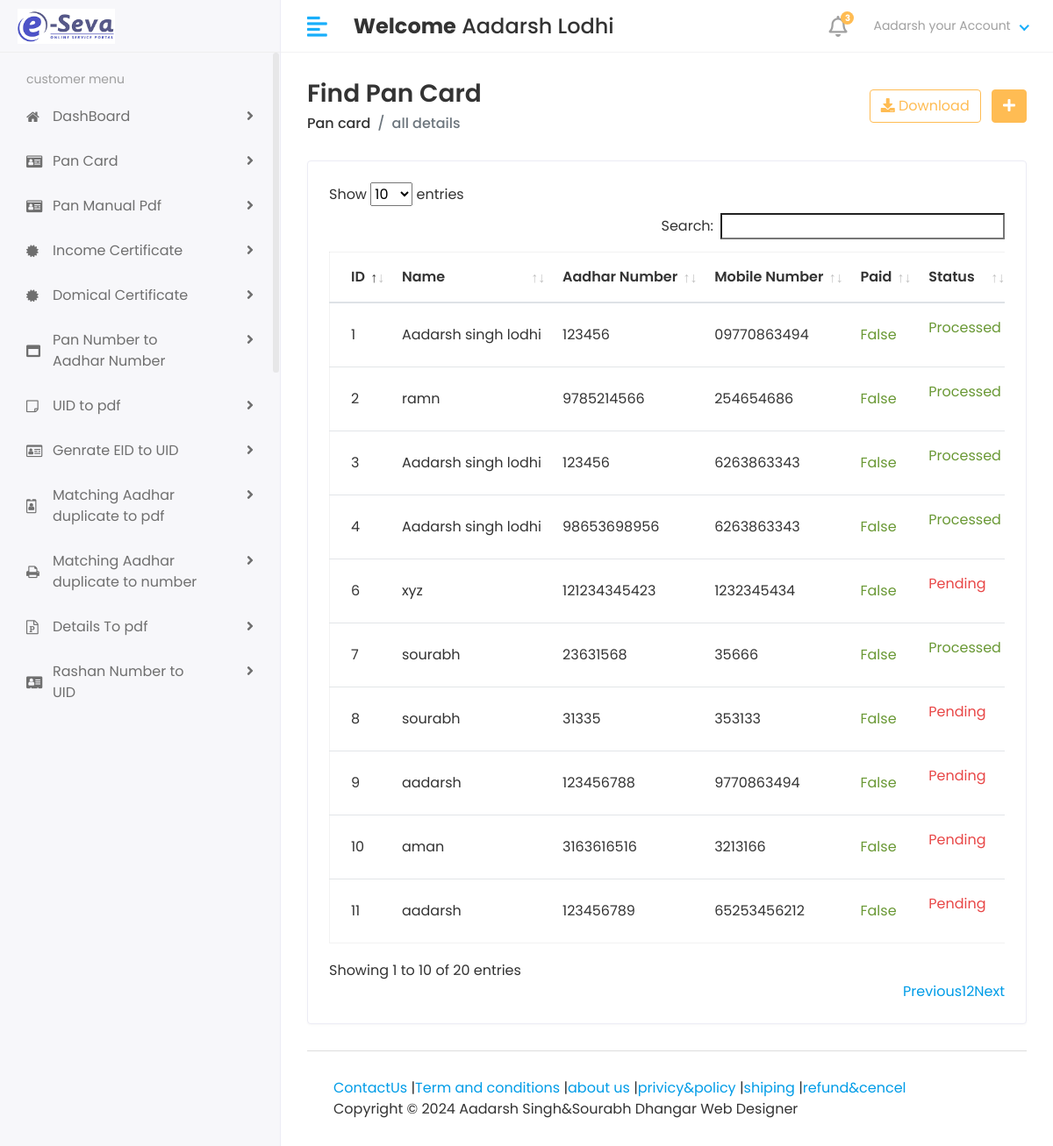
The page /all/pan/list (signed in) on the database its author committed.
### myapp/models.py (models this page shows, shortened)
class CustomUser(AbstractUser):
    USER_TYPES = (
        (1, 'Admin'),
        (2, 'Customer'),
    )
    user_type = models.IntegerField(choices=USER_TYPES, default=1)
    profile_pic = models.ImageField(upload_to="media/profile_pic")

class FindPanCard(models.Model):
    customer_id = models.ForeignKey(Customer, on_delete=models.CASCADE)
    name = models.CharField(max_length=50)
    aadhar_number = models.CharField(max_length=12)
    mobile_number = models.CharField(max_length=12)
    prev_date = models.DateField(null=True, default=None)
    is_valid=models.BooleanField(null=True,default=None)
    status=models.IntegerField(default=0)
    pan_number=models.CharField(max_length=12)
    order_id=models.CharField(max_length=100,blank=True)
    payment_id=models.CharField(max_length=100,blank=True)
    paid=models.BooleanField(default=False,blank=True)

### myproject/adminviews.py (the view)
# urls.py: path('all/pan/list',adminviews.view_all_pan_number_list,name='all_pan_number_list'),
@login_required(login_url='/')
def view_all_pan_number_list(request):
    customer=FindPanCard.objects.all()
    current_date = date.today()
    for c in customer:
        if c.prev_date:
            c.days = (current_date - c.prev_date).days
            if c.days>=7:
                c.is_valid=True
            c.save()
    return render(request,'Admin/findpancardlist.html',{'customer':customer})

### templates/Admin/findpancardlist.html (shortened to what this page needs)
{% extends "base.html" %}
{% block content %}
    <div class="content container-fluid">
       <div class="page-header">
          <div class="row align-items-center">
             <div class="col">
                <h3 class="page-title">Find Pan Card </h3>
                <ul class="breadcrumb">
                   <li class="breadcrumb-item"><a href="index.html">Pan card</a></li>
                   <li class="breadcrumb-item active">all details</li>
                </ul>
             </div>
             <div class="col-auto text-right float-right ml-auto">
                <a href="#" class="btn btn-outline-primary mr-2"><i class="fas fa-download"></i> Download</a>
                <a href="add-student.html" class="btn btn-primary"><i class="fas fa-plus"></i></a>
             </div>
          </div>
       </div>
       <div class="row">
          <div class="col-sm-12">
             <div class="card card-table">
                <div class="card-body">
                   <div class="table-responsive">
                      <table id="table_id" class="table table-hover table-center mb-0 "  >
                         <thead>
                            <tr>
                               <th>ID</th>
                               <th> Name</th>
                               <th> Aadhar Number</th>
                               <th>Mobile Number</th>
                               <th>Paid</th>
                               <th> Status</th>
                            </tr>
                         </thead>
                         <tbody>
                             {% for i in customer  %}
                            <tr>
                                {% if i.is_valid %}
                               <td class="text-danger">{{i.id}}</td>
                               <td class="text-danger">{{i.name }}</td>
                               <td class="text-danger">{{i.aadhar_number}}</td>
                               <td class="text-danger"> {{i.mobile_number}} </td>
                               <td class="text-danger">{{i.paid}}</td>
                               <td>
                                 {% if i.status == 0 %}
                                 <p class="text-danger">Pending</p>
                                 {% elif i.status == 1 %}
                                 <p class="text-warning">Processing</p>
                                 {% else %}
                                 <p class="text-danger">Processed</p>
                                 {% endif %}
                             </td>
                                  <td class="text-right">
                                     <div class="actions">
                                       <a href="{% url 'edit_pan_number' i.id %}" class="btn btn-sm bg-danger mr-2">
                                           <i class="fas fa-pen"></i> Edit
                                       </a>
                                        <a href="{% url 'pan_number_delete' i.id %}" class="btn btn-sm bg-danger">
                                        <i class="fas fa-trash"></i>
                                        </a>
                                     </div>
                                  </td>
                               {% else %}
                               <td >{{i.id}}</td>
                               <td >{{i.name }}</td>
                               <td >{{i.aadhar_number}}</td>
                               <td > {{i.mobile_number}} </td>
                               <td class="text-success">{{i.paid}}</td>
                               <td>
                                 {% if i.status == 0 %}
                                 <p class="text-danger">Pending</p>
                                 {% elif i.status == 1 %}
                                 <p class="text-warning">Processing</p>
                                 {% else %}
                                 <p class="text-success">Processed</p>
                                 {% endif %}
                             </td>
                             {% endif %}
                            </tr>
                            {% endfor %}
                         </tbody>
                      </table>
                   </div>
                </div>
             </div>
          </div>
       </div>
{% endblock content %}

### templates/includes/header.html (shortened to what this page needs)
{% load static %}
<div class="header">
    <div class="header-left"  >
       <a href="#" class="logo mt-0"   >
       <img src="{% static 'assets/img/mylogo.png' %}" alt="Logo" width="280" height="300">
       </a>
    </div>
    <a href="javascript:void(0);" id="toggle_btn">
    <i class="fas fa-align-left"></i>
    </a>
    <div class="top-nav-search mt-3">
      <h4 ><strong>Welcome</strong><span> {{user.first_name}} {{user.last_name}} </span></h4>
    </div>
    <ul class="nav user-menu">
       <li class="nav-item dropdown noti-dropdown">
          <a href="#" class="dropdown-toggle nav-link" data-toggle="dropdown">
          <i class="far fa-bell"></i> <span class="badge badge-pill">3</span>
          </a>
       </li>
       <li class="nav-item dropdown has-arrow">
          <a href="#" class="dropdown-toggle nav-link" data-toggle="dropdown">
          <span class="user-img">
            {{user.first_name}}
            your Account
         </span>
         </a>
       </li>
    </ul>
 </div>

### rows shown on the page
CustomUser: first_name "Aadarsh", last_name "Lodhi"
FindPanCard: id "1", name "Aadarsh singh lodhi", aadhar_number "123456", mobile_number "09770863494", paid "False", status "Processed"
FindPanCard: id "2", name "ramn", aadhar_number "9785214566", mobile_number "254654686", paid "False", status "Processed"
FindPanCard: id "3", name "Aadarsh singh lodhi", aadhar_number "123456", mobile_number "6263863343", paid "False", status "Processed"
FindPanCard: id "4", name "Aadarsh singh lodhi", aadhar_number "98653698956", mobile_number "6263863343", paid "False", status "Processed"
FindPanCard: id "6", name "xyz", aadhar_number "121234345423", mobile_number "1232345434", paid "False", status "Pending"
FindPanCard: id "7", name "sourabh", aadhar_number "23631568", mobile_number "35666", paid "False", status "Processed"
FindPanCard: id "8", name "sourabh", aadhar_number "31335", mobile_number "353133", paid "False", status "Pending"
FindPanCard: id "9", name "aadarsh", aadhar_number "123456788", mobile_number "9770863494", paid "False", status "Pending"
FindPanCard: id "10", name "aman", aadhar_number "3163616516", mobile_number "3213166", paid "False", status "Pending"
FindPanCard: id "11", name "aadarsh", aadhar_number "123456789", mobile_number "65253456212", paid "False", status "Pending"
